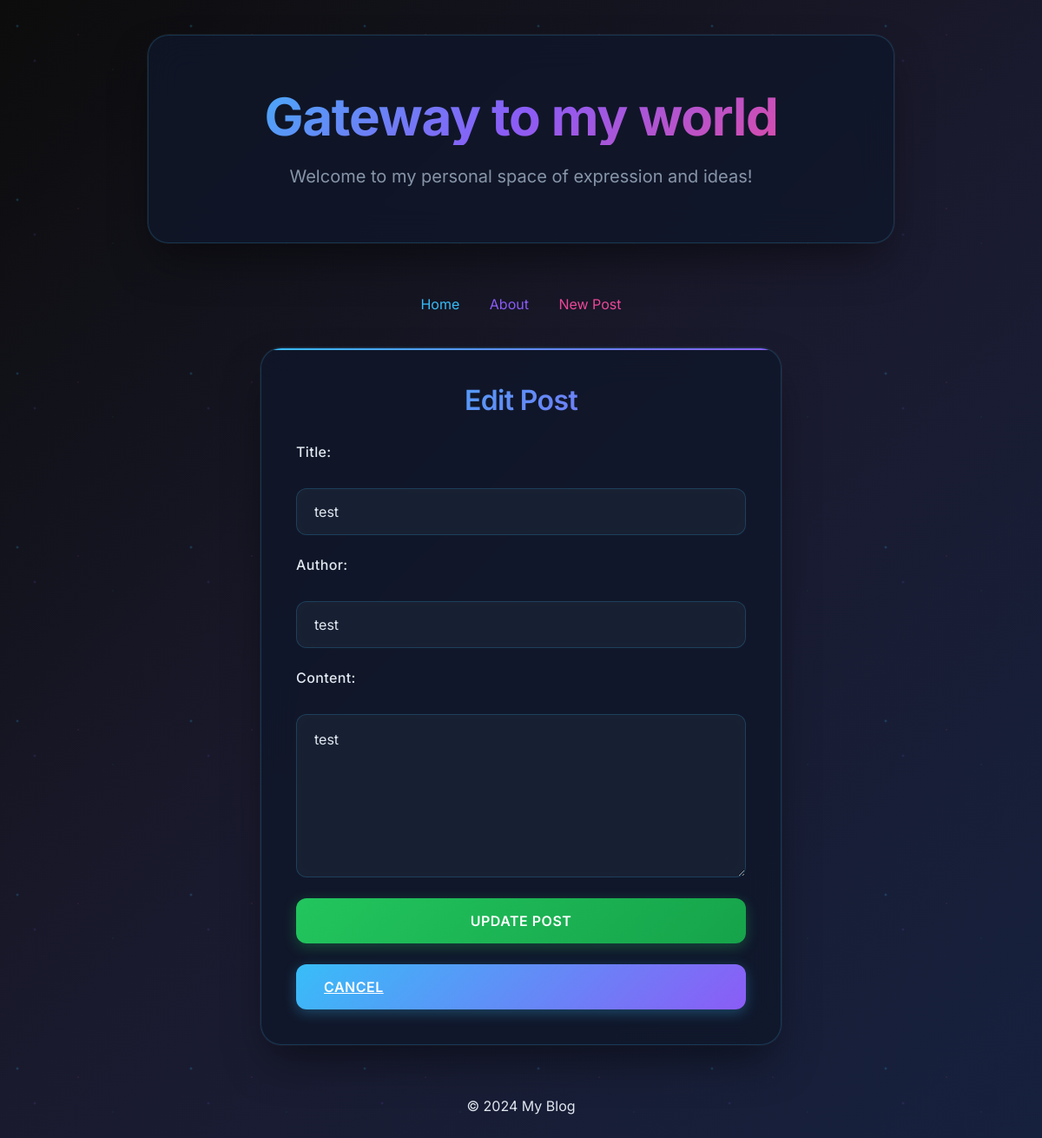
Screenshot of /post/edit/3 with the database file from the repository.
### models.py (models this page shows, shortened)
class Post(db.Model):
    id = db.Column(db.Integer, primary_key=True)
    title = db.Column(db.String(80), nullable=False)
    author = db.Column(db.String(50),nullable=False)
    content = db.Column(db.Text, nullable=False)
    date_posted = db.Column(db.DateTime, nullable=False, default=datetime.utcnow)

### app.py (the view)
@app.route('/post/edit/<int:id>', methods=['GET', 'POST'])
def edit_post(id):
    post = Post.query.get_or_404(id)
    if request.method == 'POST':
        post.title = request.form['title']
        post.content = request.form['content']
        post.author = request.form['author']
        db.session.commit()
        return redirect(url_for('post_details', id=post.id))
    return render_template('edit_post.html', post=post)

### templates/edit_post.html (shortened to what this page needs)
{% extends 'base.html' %}
{% block content %}
<div class="form-container">
    <h2>Edit Post</h2>
    <form method="POST" action="{{ url_for('edit_post', id=post.id) }}">
        <label for="title">Title:</label>
        <input type="text" id="title" name="title" value="{{ post.title }}" required>
        <label for="author">Author:</label>
        <input type="text" id="author" name="author" value="{{ post.author }}" required>
        <label for="content">Content:</label>
        <textarea id="content" name="content" rows="6" required>{{ post.content }}</textarea>
        <button type="submit" class="btn btn2">Update Post</button>
        <a href="{{ url_for('post_details', id=post.id) }}" class="btn">Cancel</a>
    </form>
</div>
{% endblock %}

### static/style.css (style rules this page uses)
* { margin: 0; padding: 0; box-sizing: border-box; }
body { background: linear-gradient(135deg, #0c0c0c 0%, #1a1a2e 50%, #16213e 100%); min-height: 100vh; font-family: 'Inter', sans-serif; color: #e2e8f0; overflow-x: hidden; }
body::before { content: ''; position: fixed; top: 0; left: 0; width: 100%; height: 100%; background-image: radial-gradient(2px 2px at 20px 30px, rgba(56, 189, 248, 0.3), transparent), radial-gradient(2px 2px at 40px 70px, rgba(139, 92, 246, 0.2), transparent), radial-gradient(1px 1px at 90px 40px, rgba(236, 72, 153, 0.3), transparent), radial-gradient(1px 1px at 130px 80px, rgba(34, 197, 94, 0.2), transparent); background-repeat: repeat; background-size: 200px 200px; animation: float 20s ease-in-out infinite; pointer-events: none; z-index: -1; }
html { scroll-behavior: smooth; }
.form-container { max-width: 600px; margin: 40px auto; padding: 40px; background: rgba(15, 23, 42, 0.8); border-radius: 24px; border: 1px solid rgba(56, 189, 248, 0.2); backdrop-filter: blur(20px); box-shadow: 0 25px 50px -12px rgba(0, 0, 0, 0.5), 0 0 0 1px rgba(255, 255, 255, 0.05); position: relative; overflow: hidden; animation: slideUp 0.6s ease-out forwards; }
.form-container::before { content: ''; position: absolute; top: 0; left: 0; right: 0; height: 2px; background: linear-gradient(90deg, #38bdf8, #8b5cf6, #ec4899, #22c55e); background-size: 300% 100%; animation: shimmer 3s ease-in-out infinite; }
.form-container h2 { font-size: 2rem; font-weight: 600; background: linear-gradient(135deg, #38bdf8, #8b5cf6); background-clip: text; -webkit-background-clip: text; -webkit-text-fill-color: transparent; text-align: center; margin-bottom: 30px; letter-spacing: -0.02em; }
form { display: flex; flex-direction: column; gap: 24px; }
label { font-size: 1rem; font-weight: 500; color: #e2e8f0; margin-bottom: 8px; display: block; letter-spacing: 0.025em; }
input[type="text"], textarea { width: 100%; padding: 16px 20px; background: rgba(30, 41, 59, 0.6); border: 1px solid rgba(56, 189, 248, 0.2); border-radius: 12px; color: #e2e8f0; font-size: 1rem; font-family: 'Inter', sans-serif; transition: all 0.3s ease; backdrop-filter: blur(10px); resize: vertical; }
input[type="text"]::placeholder, textarea::placeholder { color: #64748b; font-style: italic; }
textarea { min-height: 120px; line-height: 1.6; }
.btn { padding: 16px 32px; background: linear-gradient(135deg, #38bdf8, #8b5cf6); color: white; border: none; border-radius: 12px; font-size: 1rem; font-weight: 600; font-family: 'Inter', sans-serif; cursor: pointer; transition: all 0.3s ease; position: relative; overflow: hidden; box-shadow: 0 4px 15px rgba(56, 189, 248, 0.3); text-transform: uppercase; letter-spacing: 0.5px; }
.btn::before { content: ''; position: absolute; top: 0; left: -100%; width: 100%; height: 100%; background: linear-gradient(90deg, transparent, rgba(255, 255, 255, 0.2), transparent); transition: left 0.5s ease; }
.btn2 { background: linear-gradient(135deg, #22c55e, #16a34a); box-shadow: 0 4px 15px rgba(34, 197, 94, 0.3); }

### rows the page displays
Post: title "test", author "test", content "test"
